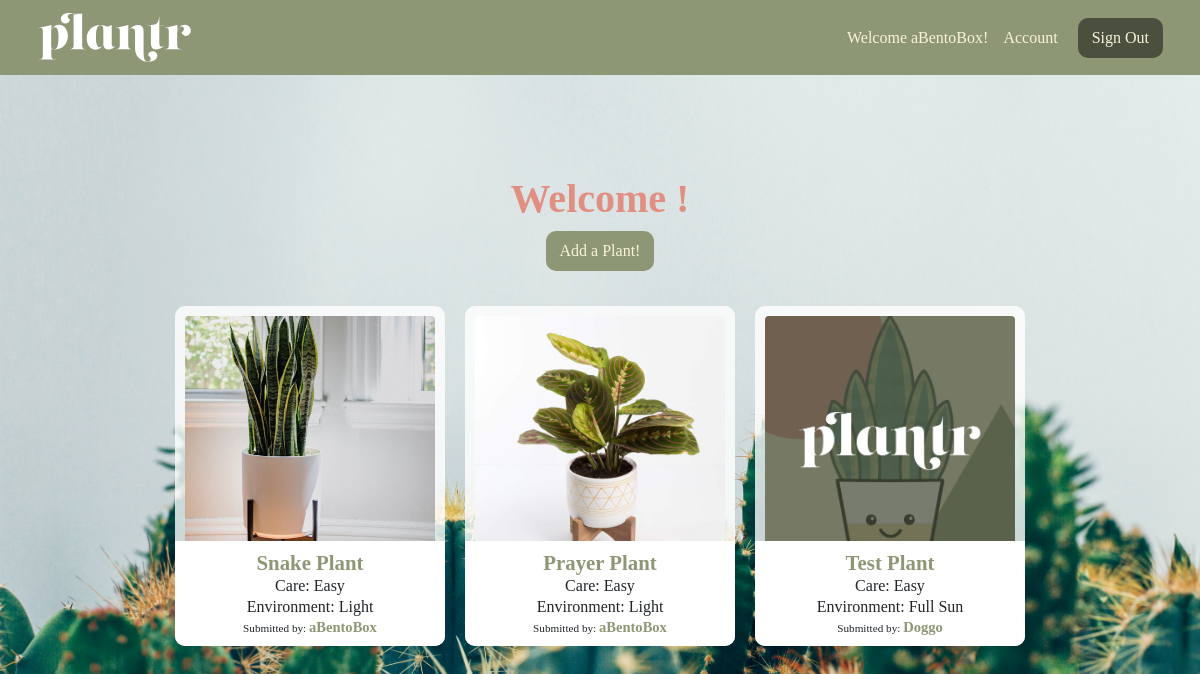
The page /plantr/ (signed in) on the database as committed earlier.
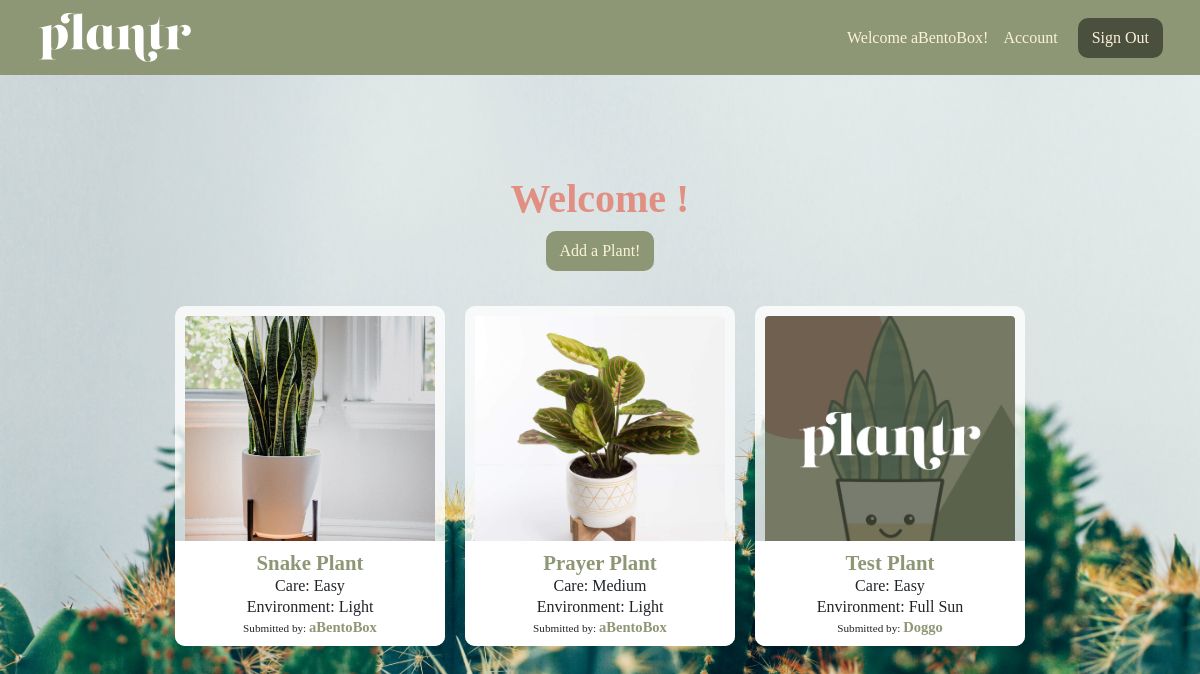
The same page on the database as committed later.
### login_app/models.py (models this page shows)
class User(models.Model):
   alias = models.CharField(max_length=50)
   fname = models.CharField(max_length=50)
   lname = models.CharField(max_length=50)
   email = models.CharField(max_length=50)
   password = models.CharField(max_length=50)
   created_at = models.DateTimeField(auto_now_add = True)
   updated_at = models.DateTimeField(auto_now = True)
   objects = UserManager()

### plantApp/models.py (models this page shows, shortened)
class Plant(models.Model):
   LEVELS = (
   (0, ''),
   (1, 'Easy'),
   (2, 'Medium'),
   (3, 'Hard'),
)
   poster = models.ForeignKey(User, related_name = "user_plants", on_delete = models.CASCADE)
   plantName = models.CharField(max_length=50)
   plantAlt = models.CharField(max_length=255, blank=True, default='')
   level = models.CharField(max_length=50)
   env = models.CharField(max_length=1, choices=LEVELS)
   desc = models.CharField(max_length=255)
   plantImg = models.ImageField(upload_to='plants/', null=True, blank=True, default='../static/default_plant.jpg')
   users_fav = models.ManyToManyField(User, related_name = 'fav_plants')
   objects = plantsManager()

### plantApp/views.py (the view)
# urls.py: path('', views.index),
def index(request):
   if 'user_id' not in request.session:
      messages.error(request, "Must be logged in!")
      return redirect('/')
   current_user = User.objects.get(id=request.session['user_id'])
   context = {
      'plants': Plant.objects.all(),
      'user': current_user,
      'model': Plant,
   }
   return render(request, 'plantr.html', context)

### plantApp/templates/plantr.html (shortened to what this page needs)
<!DOCTYPE html>
<html lang="en">
<head>
   <link href="https://cdn.jsdelivr.net/npm/bootstrap@5.0.1/dist/css/bootstrap.min.css" rel="stylesheet">
   {% load static %}
   <link rel="stylesheet" href="{% static 'plantApp/static/css/plantr.css' %}">
</head>
<body>
   <div id='container'>
      <nav class="navbar navbar-light">
         <div class="container-fluid">
            <a class="navbar-brand" href="/plantr">
               <img src="../static/plantr-light.svg" alt="" width="155" height="55">
            </a>
            <form class="d-flex">
               <span class="navbar-text">
                  Welcome {{ user.alias }}! &nbsp;&nbsp;
                  <a href="users/{{user.id}}">Account</a>
               </span>
               <a href="/logout" class="btn btn-danger" role="button">
                  Sign Out
                </a>
             </form>
         </div>
       </nav>
      <div class="container-lg main">
         <div class="container-sm text-center";">
            <h1 class="welcome">Welcome {{request.session.alias}}!</h1>
            <a href='/plantr/add' class="btn btn-warning">Add a Plant!</a>
         </div>
         <div class="container-sm">
            <div class="container-sm">
               <div class="row row-cols-4 justify-content-center">
                  {% for plant in plants %}
                  <div class="col-4 text-center">
                     {% if plant.plantImg %}
                     <a href="/plantr/{{ plant.id }}"><img src="{{ plant.plantImg.url }} " class="rounded mx-auto d-block" alt="..."></a>
                        {% else %}
                        <a href="/plantr/{{ plant.id }}"><img src="../static/default_plant.jpg" class="rounded mx-auto d-block" alt="..."></a>
                     {% endif %}
                     <div class='info'>
                        <a href="/plantr/{{ plant.id }}">{{ plant.plantName }}</a>
                        <p>Care: {{ plant.level }}</p>
                        <p>Environment: {{ plant.env }}</p>
                        <p class='sb'>Submitted by: <a href="/plantr/users/{{ plant.poster.id }}">{{ plant.poster.alias }}</a></p>
                     </div>
                  </div>
                  {% endfor %}
               </div>
            </div>
         </div>
      </div>
   </div>
</body>
</html>

### plantApp/static/css/plantr.css (style rules this page uses)
* { margin: 0; padding: 0; font-family:Georgia, 'Times New Roman', Times, serif; }
body { width: 100%; background: #8e9775; background: url("../../../static/plantr.jpeg") no-repeat center center fixed; background-size: cover; }
.navbar-text a { color: #faf2da !important; text-decoration: none; }
.container-lg.main { padding: 50px; margin-top: 50px; border-radius: 15px; }
.navbar.navbar-light { background-color: #8e9775; padding: 5px 25px; }
.navbar-light .navbar-text { color: #faf2da; font-weight: 100; }
.btn.btn-danger { background-color: #4a503d; color: #faf2da; border: 2px solid #4a503d; border-radius: 10px; margin-left: 20px; }
.btn.btn-warning { background-color: #8e9775; color: #faf2da; border: 2px solid #8e9775; border-radius: 10px; }
.col-4 { background-color: rgba(255, 255, 255, 0.8); position: relative; width: 270px; height: 340px; margin: 10px; display: flex; justify-content: center; align-items: center; overflow: hidden; border-radius: 10px; }
.rounded.mx-auto.d-block { margin-bottom: 70px; width: 250px; height: 250px; object-fit: cover; object-position: 50% 50%; transition: transform .5s; }
.info { position:absolute; top: 69%; left: 0; right: 0; padding: 6px 0 10px 0; margin-bottom: 15px; background-color: rgba(255, 255, 255, 1); }
.info a { text-decoration: none; font-weight: 800; font-size: 1.3em; color: #8e9775; }
.info p { margin-top: 5px; line-height: 5px; }
.sb { font-size: 0.7em !important; }
.row.row-cols-4 { max-width: 1300px; padding: 25px 0; }
.row.row-cols-4 img { flex-shrink: 0; min-width: 100%; min-height: 100% }
.welcome { font-weight: 800; color: #e28f83; }

Rows that differ between the two databases and show on the page:
changed Plant "Prayer Plant": level "Easy" → "Medium"
